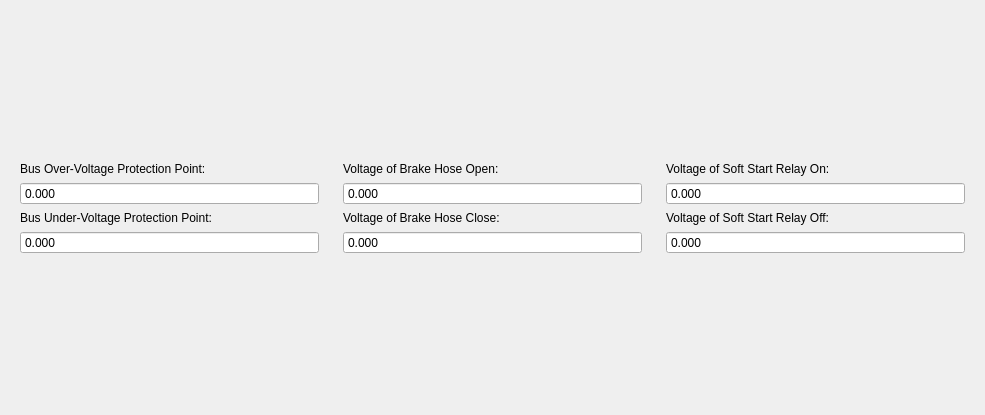
<?xml version="1.0" encoding="UTF-8"?>
<ui version="4.0">
 <class>GraphPower129</class>
 <widget class="QWidget" name="GraphPower129">
  <property name="geometry">
   <rect>
    <x>0</x>
    <y>0</y>
    <width>985</width>
    <height>415</height>
   </rect>
  </property>
  <property name="windowTitle">
   <string>Form</string>
  </property>
  <layout class="QVBoxLayout" name="verticalLayout_8">
   <item>
    <spacer name="verticalSpacer">
     <property name="orientation">
      <enum>Qt::Vertical</enum>
     </property>
     <property name="sizeHint" stdset="0">
      <size>
       <width>20</width>
       <height>110</height>
      </size>
     </property>
    </spacer>
   </item>
   <item>
    <layout class="QHBoxLayout" name="horizontalLayout">
     <item>
      <widget class="QWidget" name="widget" native="true">
       <layout class="QVBoxLayout" name="verticalLayout_3">
        <item>
         <layout class="QVBoxLayout" name="verticalLayout_2">
          <item>
           <widget class="QLabel" name="label_pwrBusOver">
            <property name="text">
             <string>Bus Over-Voltage Protection Point:</string>
            </property>
           </widget>
          </item>
          <item>
           <widget class="QDoubleSpinBox" name="dSpinBox_pwrBusOver">
            <property name="cursor">
             <cursorShape>ArrowCursor</cursorShape>
            </property>
            <property name="mouseTracking">
             <bool>false</bool>
            </property>
            <property name="buttonSymbols">
             <enum>QAbstractSpinBox::NoButtons</enum>
            </property>
            <property name="decimals">
             <number>3</number>
            </property>
            <property name="maximum">
             <double>4294967296.000000000000000</double>
            </property>
           </widget>
          </item>
         </layout>
        </item>
        <item>
         <layout class="QVBoxLayout" name="verticalLayout">
          <item>
           <widget class="QLabel" name="label_pwrBusUnder">
            <property name="text">
             <string>Bus Under-Voltage Protection Point:</string>
            </property>
           </widget>
          </item>
          <item>
           <widget class="QDoubleSpinBox" name="dSpinBox_pwrBusUnder">
            <property name="buttonSymbols">
             <enum>QAbstractSpinBox::NoButtons</enum>
            </property>
            <property name="decimals">
             <number>3</number>
            </property>
            <property name="maximum">
             <double>4294967296.000000000000000</double>
            </property>
           </widget>
          </item>
         </layout>
        </item>
       </layout>
      </widget>
     </item>
     <item>
      <widget class="QWidget" name="widget_2" native="true">
       <layout class="QGridLayout" name="gridLayout">
        <item row="0" column="0">
         <layout class="QVBoxLayout" name="verticalLayout_4">
          <item>
           <widget class="QLabel" name="label_pwrBrakeOpen">
            <property name="text">
             <string>Voltage of Brake Hose Open:</string>
            </property>
           </widget>
          </item>
          <item>
           <widget class="QDoubleSpinBox" name="dSpinBox_pwrBrakeOpen">
            <property name="buttonSymbols">
             <enum>QAbstractSpinBox::NoButtons</enum>
            </property>
            <property name="decimals">
             <number>3</number>
            </property>
            <property name="maximum">
             <double>4294967296.000000000000000</double>
            </property>
           </widget>
          </item>
         </layout>
        </item>
        <item row="1" column="0">
         <layout class="QVBoxLayout" name="verticalLayout_5">
          <item>
           <widget class="QLabel" name="label_pwrBrakeClose">
            <property name="text">
             <string>Voltage of Brake Hose Close:</string>
            </property>
           </widget>
          </item>
          <item>
           <widget class="QDoubleSpinBox" name="dSpinBox_pwrBrakeClose">
            <property name="buttonSymbols">
             <enum>QAbstractSpinBox::NoButtons</enum>
            </property>
            <property name="decimals">
             <number>3</number>
            </property>
            <property name="maximum">
             <double>4294967296.000000000000000</double>
            </property>
           </widget>
          </item>
         </layout>
        </item>
       </layout>
      </widget>
     </item>
     <item>
      <widget class="QWidget" name="widget_3" native="true">
       <layout class="QGridLayout" name="gridLayout_2">
        <item row="0" column="0">
         <layout class="QVBoxLayout" name="verticalLayout_6">
          <item>
           <widget class="QLabel" name="label_pwrRelayOn">
            <property name="text">
             <string>Voltage of Soft Start Relay On:</string>
            </property>
           </widget>
          </item>
          <item>
           <widget class="QDoubleSpinBox" name="dSpinBox_pwrRelayOn">
            <property name="buttonSymbols">
             <enum>QAbstractSpinBox::NoButtons</enum>
            </property>
            <property name="decimals">
             <number>3</number>
            </property>
            <property name="maximum">
             <double>4294967296.000000000000000</double>
            </property>
           </widget>
          </item>
         </layout>
        </item>
        <item row="1" column="0">
         <layout class="QVBoxLayout" name="verticalLayout_7">
          <item>
           <widget class="QLabel" name="label_pwrRelayOff">
            <property name="text">
             <string>Voltage of Soft Start Relay Off:</string>
            </property>
           </widget>
          </item>
          <item>
           <widget class="QDoubleSpinBox" name="dSpinBox_pwrRelayOff">
            <property name="buttonSymbols">
             <enum>QAbstractSpinBox::NoButtons</enum>
            </property>
            <property name="decimals">
             <number>3</number>
            </property>
            <property name="maximum">
             <double>4294967296.000000000000000</double>
            </property>
           </widget>
          </item>
         </layout>
        </item>
       </layout>
      </widget>
     </item>
    </layout>
   </item>
   <item>
    <spacer name="verticalSpacer_2">
     <property name="orientation">
      <enum>Qt::Vertical</enum>
     </property>
     <property name="sizeHint" stdset="0">
      <size>
       <width>20</width>
       <height>110</height>
      </size>
     </property>
    </spacer>
   </item>
  </layout>
 </widget>
 <resources/>
 <connections/>
</ui>
